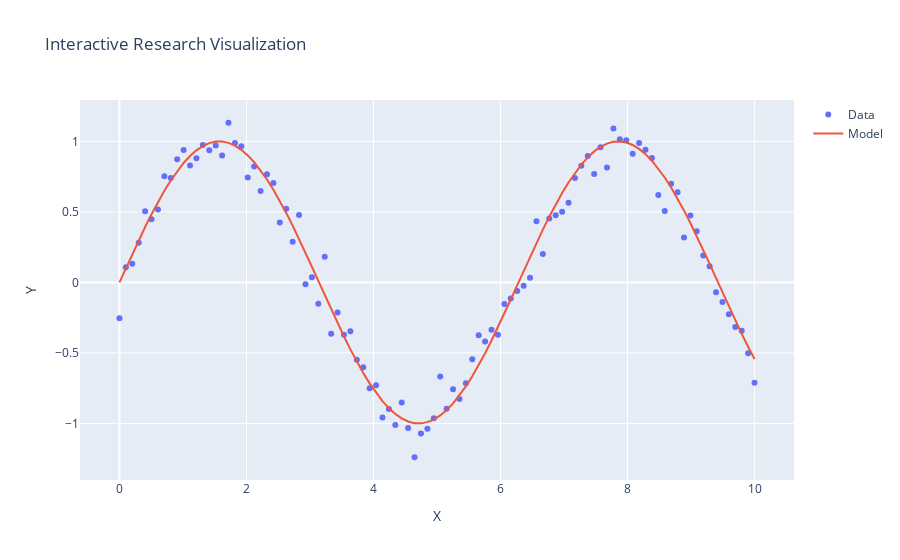

Notebook code cell kept with this figure:
### Code cell
# Create interactive plots
import plotly.graph_objects as go
from plotly.subplots import make_subplots

# Generate sample data for visualization
x = np.linspace(0, 10, 100)
y = np.sin(x) + np.random.normal(0, 0.1, 100)

# Create interactive plot
fig = go.Figure()
fig.add_trace(go.Scatter(x=x, y=y, mode='markers', name='Data'))
fig.add_trace(go.Scatter(x=x, y=np.sin(x), mode='lines', name='Model'))

fig.update_layout(
    title="Interactive Research Visualization",
    xaxis_title="X",
    yaxis_title="Y",
    hovermode='closest'
)

fig.show()
